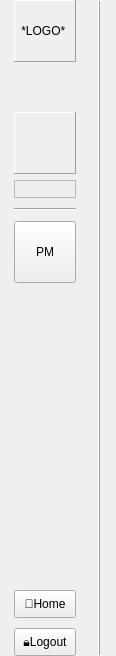
<?xml version="1.0" encoding="UTF-8"?>
<ui version="4.0">
 <class>Form</class>
 <widget class="QWidget" name="Form">
  <property name="geometry">
   <rect>
    <x>0</x>
    <y>0</y>
    <width>116</width>
    <height>656</height>
   </rect>
  </property>
  <property name="windowTitle">
   <string>Form</string>
  </property>
  <layout class="QHBoxLayout" name="horizontalLayout">
   <property name="spacing">
    <number>0</number>
   </property>
   <property name="leftMargin">
    <number>0</number>
   </property>
   <property name="topMargin">
    <number>0</number>
   </property>
   <property name="rightMargin">
    <number>0</number>
   </property>
   <property name="bottomMargin">
    <number>0</number>
   </property>
   <item>
    <layout class="QVBoxLayout" name="verticalLayout_2">
     <property name="spacing">
      <number>10</number>
     </property>
     <item>
      <widget class="QLabel" name="logo_label">
       <property name="sizePolicy">
        <sizepolicy hsizetype="Fixed" vsizetype="Fixed">
         <horstretch>0</horstretch>
         <verstretch>0</verstretch>
        </sizepolicy>
       </property>
       <property name="minimumSize">
        <size>
         <width>62</width>
         <height>62</height>
        </size>
       </property>
       <property name="maximumSize">
        <size>
         <width>62</width>
         <height>62</height>
        </size>
       </property>
       <property name="frameShape">
        <enum>QFrame::Panel</enum>
       </property>
       <property name="frameShadow">
        <enum>QFrame::Raised</enum>
       </property>
       <property name="text">
        <string> *LOGO*</string>
       </property>
      </widget>
     </item>
     <item>
      <spacer name="verticalSpacer_2">
       <property name="orientation">
        <enum>Qt::Vertical</enum>
       </property>
       <property name="sizeType">
        <enum>QSizePolicy::Fixed</enum>
       </property>
       <property name="sizeHint" stdset="0">
        <size>
         <width>52</width>
         <height>40</height>
        </size>
       </property>
      </spacer>
     </item>
     <item>
      <layout class="QVBoxLayout" name="verticalLayout">
       <property name="spacing">
        <number>6</number>
       </property>
       <item>
        <widget class="QLabel" name="asset_logo">
         <property name="minimumSize">
          <size>
           <width>62</width>
           <height>62</height>
          </size>
         </property>
         <property name="maximumSize">
          <size>
           <width>62</width>
           <height>62</height>
          </size>
         </property>
         <property name="font">
          <font>
           <family>Times New Roman</family>
           <pointsize>18</pointsize>
           <weight>50</weight>
           <bold>false</bold>
           <underline>true</underline>
          </font>
         </property>
         <property name="frameShape">
          <enum>QFrame::Panel</enum>
         </property>
         <property name="frameShadow">
          <enum>QFrame::Raised</enum>
         </property>
         <property name="text">
          <string/>
         </property>
         <property name="textFormat">
          <enum>Qt::AutoText</enum>
         </property>
         <property name="alignment">
          <set>Qt::AlignCenter</set>
         </property>
         <property name="wordWrap">
          <bool>true</bool>
         </property>
        </widget>
       </item>
       <item>
        <widget class="QLabel" name="asset_label">
         <property name="minimumSize">
          <size>
           <width>62</width>
           <height>18</height>
          </size>
         </property>
         <property name="maximumSize">
          <size>
           <width>62</width>
           <height>18</height>
          </size>
         </property>
         <property name="frameShape">
          <enum>QFrame::StyledPanel</enum>
         </property>
         <property name="frameShadow">
          <enum>QFrame::Raised</enum>
         </property>
         <property name="text">
          <string/>
         </property>
         <property name="alignment">
          <set>Qt::AlignLeading|Qt::AlignLeft|Qt::AlignVCenter</set>
         </property>
        </widget>
       </item>
      </layout>
     </item>
     <item>
      <widget class="Line" name="line_2">
       <property name="maximumSize">
        <size>
         <width>62</width>
         <height>16777215</height>
        </size>
       </property>
       <property name="orientation">
        <enum>Qt::Horizontal</enum>
       </property>
      </widget>
     </item>
     <item>
      <widget class="QPushButton" name="project_management_button">
       <property name="sizePolicy">
        <sizepolicy hsizetype="Fixed" vsizetype="Fixed">
         <horstretch>0</horstretch>
         <verstretch>0</verstretch>
        </sizepolicy>
       </property>
       <property name="minimumSize">
        <size>
         <width>62</width>
         <height>62</height>
        </size>
       </property>
       <property name="maximumSize">
        <size>
         <width>62</width>
         <height>62</height>
        </size>
       </property>
       <property name="text">
        <string>PM</string>
       </property>
       <property name="flat">
        <bool>false</bool>
       </property>
      </widget>
     </item>
     <item>
      <layout class="QVBoxLayout" name="module_layout">
       <property name="sizeConstraint">
        <enum>QLayout::SetNoConstraint</enum>
       </property>
      </layout>
     </item>
     <item>
      <spacer name="verticalSpacer">
       <property name="orientation">
        <enum>Qt::Vertical</enum>
       </property>
       <property name="sizeHint" stdset="0">
        <size>
         <width>70</width>
         <height>70</height>
        </size>
       </property>
      </spacer>
     </item>
     <item>
      <widget class="QPushButton" name="home_button">
       <property name="sizePolicy">
        <sizepolicy hsizetype="Fixed" vsizetype="Fixed">
         <horstretch>0</horstretch>
         <verstretch>0</verstretch>
        </sizepolicy>
       </property>
       <property name="minimumSize">
        <size>
         <width>62</width>
         <height>28</height>
        </size>
       </property>
       <property name="maximumSize">
        <size>
         <width>62</width>
         <height>28</height>
        </size>
       </property>
       <property name="text">
        <string>🏡Home</string>
       </property>
      </widget>
     </item>
     <item>
      <widget class="QPushButton" name="logout_button">
       <property name="sizePolicy">
        <sizepolicy hsizetype="Fixed" vsizetype="Fixed">
         <horstretch>0</horstretch>
         <verstretch>0</verstretch>
        </sizepolicy>
       </property>
       <property name="minimumSize">
        <size>
         <width>62</width>
         <height>28</height>
        </size>
       </property>
       <property name="maximumSize">
        <size>
         <width>62</width>
         <height>28</height>
        </size>
       </property>
       <property name="text">
        <string>🔒Logout</string>
       </property>
      </widget>
     </item>
    </layout>
   </item>
   <item>
    <widget class="Line" name="line_3">
     <property name="frameShadow">
      <enum>QFrame::Raised</enum>
     </property>
     <property name="orientation">
      <enum>Qt::Vertical</enum>
     </property>
    </widget>
   </item>
  </layout>
 </widget>
 <resources/>
 <connections/>
</ui>
